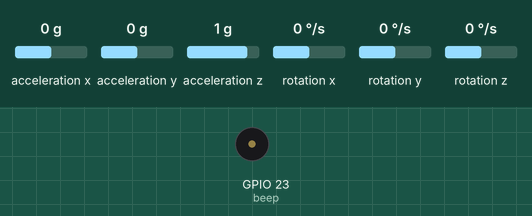
Recording of a sketch running on a simulated ESP32. On the bench: buzzer (waves = sounding, pin HIGH). Wiring (inferred from the names in the program): MPU-6050 motion sensor at I2C address 0x68. The inputs (shaded band) are chosen by the test bench; at power-on: acceleration x 0 g, acceleration y 0 g, acceleration z 1 g, rotation x 0 °/s, rotation y 0 °/s, rotation z 0 °/s. What the sketch prints to the serial monitor is not drawn.

Above: at 0.0 s.
At 9.4 s:
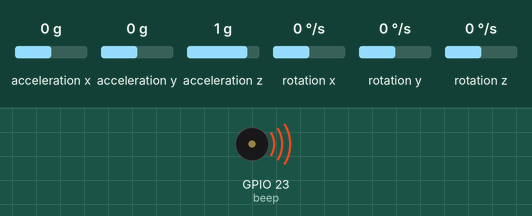
Timing chart, 0 to 11.4 s (numbered marks = the images above):
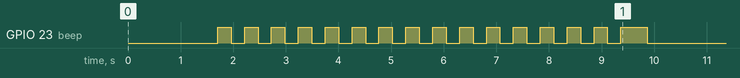

The sketch:

Main.ino
```cpp
#include <Arduino.h>
#include "functions.h"
#include "IMU.h"
#include "UART.h"

class Line {
  private:
    int16_t last_field_line_angle = 0;
    int16_t last_line_angle = 0;
    static constexpr int16_t AVOID_LINE_SPEED = 500;
    static constexpr int16_t BORDER_OVER_LINE = 130;

    bool over_line = false;

  public:
    int16_t serial_angle;

    int getFieldLineAngle(int16_t line_angle) {
      int16_t field_line_angle;
      if (line_angle == 400) {
        field_line_angle = over_line == true ? last_field_line_angle : 400; // もしラインを超えてたら、戻る
      }
      else if (line_angle == 500) {
        field_line_angle = last_field_line_angle; // last_field_line_angleが400の時は諦め
      }
      else {
        if (last_line_angle != 400 && last_line_angle != 500 && abs(angleDiff(line_angle, last_line_angle)) > BORDER_OVER_LINE) {  // もし中央を跨いだら
          over_line = over_line == true ? false : true; // 前との逆の値を入れる
        }

        field_line_angle = over_line == true ? line_angle : line_angle + 180;
        field_line_angle = wrap180(field_line_angle);
      }

      last_line_angle = line_angle;
      last_field_line_angle = field_line_angle;


      serial_angle = field_line_angle;  //////////////////////////////
      return field_line_angle;
    }

    Vector cancelV(int16_t field_line_angle, Vector cancel_v) {
      int16_t len_cancel_v = lenV(cancel_v, field_line_angle + 180);
      if (len_cancel_v > 0) { // field_line_angle側にベクトルがある時は正、ない時は負になる
        return makeV(field_line_angle, len_cancel_v);
      }
      else {
        return {0, 0};
      }
    }

    Vector lineV(int16_t line_angle, Vector cancel_v) {
      int16_t field_line_angle = getFieldLineAngle(line_angle);
      if (field_line_angle == 400) {
        return {0, 0};
      }
      else {
        Vector line_v = makeV(reverseAngle(field_line_angle), AVOID_LINE_SPEED);
        Vector canceled_v = cancelV(reverseAngle(field_line_angle), cancel_v);
        return addV(line_v, canceled_v);
      }
    }
};

class Ball {
  private:
    static constexpr int16_t BALL_SPEED = 500;

  public:
    Vector ballV(int16_t ball_angle) {
      Vector ball_v;

      if (ball_angle == 400) {
        ball_v = {0, 0};
      }
      else {
        ball_v = makeV(reverseAngle(ball_angle * 1.5), BALL_SPEED);
      }

      return ball_v;
    }
};

Line line;
Ball ball;

const int8_t beep = 23;

void setup() {
  pinMode(beep, OUTPUT);
  initIMU();
  initUART();
}

Vector main_v;
Vector last_lineV = makeV(0,200);
Vector keeperLineV(){
  float line_angle = data_sub.line_angle;
  float line_dis = data_sub.line_distance;
  Vector v;
  float Kp = 3.0f;
  float Power_linetrace;

  if(line_angle == 400){
    v = last_lineV;
  }
  else{
    Power_linetrace = line_dis * Kp;
    v = makeV(reverseAngle(line_angle),Power_linetrace);
    last_lineV = v;
  }

      //白線の中央にいる動き
  return v;
}
Vector straightDebugV(){
  Vector v;
  if(data_sub.line_angle == 400){
    v = makeV(reverseAngle(0), 700);
    return v;
  }
  else{
    v = makeV(reverseAngle(0), 0);
    return v;
  }
}

void loop() {
  IMU();
  UART();
  // delay(5);
  Vector ball_v = ball.ballV(data_sub.ball_angle);
  Vector line_v = line.lineV(data_sub.line_angle, ball_v);
  //main_v = addV(ball_v, line_v);
  //main_v = keeperLineV();
  main_v = straightDebugV();
}
```

IMU.h
```cpp
#ifndef IMU_H
#define IMU_H

#include <Wire.h>
#include <math.h>
// Core0で更新されるZ軸角度を他のファイルから参照可能に
extern volatile float angleZ; // angleZは右が-、左が+
// extern float dpsX, dpsY, dpsZ;


void initIMU();
void IMU();
float rotatePID(int mode, int target_angle);

#endif
```

IMU.ino
```cpp
#include <Wire.h>
#include <math.h>

// MPU6050 レジスタ定義
#define MPU6050_ADDR         0x68
#define MPU6050_SMPLRT_DIV   0x19
#define MPU6050_CONFIG       0x1A
#define MPU6050_GYRO_CONFIG  0x1B
#define MPU6050_ACCEL_CONFIG 0x1C
#define MPU6050_PWR_MGMT_1   0x6B
#define MPU6050_WHO_AM_I     0x75

// グローバル共有角度変数（volatileにして排他制御）
volatile float angleX = 0.0f;
volatile float angleY = 0.0f;
volatile float angleZ = 0.0f;

portMUX_TYPE mux = portMUX_INITIALIZER_UNLOCKED; // 排他制御用

TaskHandle_t mpuTaskHandle = NULL;

// MPU6050へ書き込み
void writeMPU6050(uint8_t reg, uint8_t data) {
  Wire.beginTransmission(MPU6050_ADDR);
  Wire.write(reg);
  Wire.write(data);
  Wire.endTransmission();
}

// MPU6050から1バイト読み込み
uint8_t readMPU6050(uint8_t reg) {
  Wire.beginTransmission(MPU6050_ADDR);
  Wire.write(reg);
  Wire.endTransmission(false);
  Wire.requestFrom(MPU6050_ADDR, (uint8_t)1, (bool)true);
  return Wire.read();
}

// MPU6050接続確認
// bool checkMPU6050() {
//   return (readMPU6050(MPU6050_WHO_AM_I) == 0x68);
// }
bool checkMPU6050() {
  uint8_t id = readMPU6050(MPU6050_WHO_AM_I);
  Serial.print("WHO_AM_I = 0x");
  Serial.println(id, HEX);
  return (id == 0x68 || id == 0x70);
}


float dpsX, dpsY, dpsZ;

// Core0で動くタスク：MPU6050読み取り＆角度計算
void mpuTask(void* parameter) {

  // キャリブレーション用オフセット変数
  double offsetX = 0.0, offsetY = 0.0, offsetZ = 0.0;
  double gyro_angle_x = 0.0, gyro_angle_y = 0.0, gyro_angle_z = 0.0;
  float acc_angle_x = 0.0f, acc_angle_y = 0.0f;

  unsigned long preMicros = micros();

  // キャリブレーション（3000回読み込み）
  Serial.println("MPU6050 Calibration Start");
  for (int i = 0; i < 3000; i++) {
    Wire.beginTransmission(MPU6050_ADDR);
    Wire.write(0x3B); // 加速度センサデータ開始レジスタ
    Wire.endTransmission(false);
    Wire.requestFrom(MPU6050_ADDR, (uint8_t)14, (bool)true);

    // 生データ読み込み
    int16_t raw_acc_x = Wire.read() << 8 | Wire.read();
    int16_t raw_acc_y = Wire.read() << 8 | Wire.read();
    int16_t raw_acc_z = Wire.read() << 8 | Wire.read();
    Wire.read(); Wire.read(); // 温度スキップ
    int16_t raw_gyro_x = Wire.read() << 8 | Wire.read();
    int16_t raw_gyro_y = Wire.read() << 8 | Wire.read();
    int16_t raw_gyro_z = Wire.read() << 8 | Wire.read();

    // ジャイロ角速度をdpsに変換（±500dpsレンジで65.5 LSB/dps）
    dpsX = ((float)raw_gyro_x) / 16.4;
    dpsY = ((float)raw_gyro_y) / 16.4;
    dpsZ = ((float)raw_gyro_z) / 16.4;

    offsetX += dpsX;
    offsetY += dpsY;
    offsetZ += dpsZ;

    if (i % 1000 == 0) Serial.print(".");
    vTaskDelay(1 / portTICK_PERIOD_MS); // 1ms待つ


    if ((i / 100) % 2 == 0) { ////////////////////////////////////////////////////////////////////////
      digitalWrite(beep, HIGH);
    }
    else {
      digitalWrite(beep, LOW);
    }

  }
  digitalWrite(beep, HIGH);///////////////////////////////////////////////////////////////////////////////////
  delay(500);
  digitalWrite(beep, LOW);  //////////////////////////////////////////////////////////////////////////////////

  offsetX /= 3000.0;
  offsetY /= 3000.0;
  offsetZ /= 3000.0;
  Serial.println(" Calibration done.");

  while (true) {
    // 14バイトのセンサデータをI2Cから読み込み
    Wire.beginTransmission(MPU6050_ADDR);
    Wire.write(0x3B);
    Wire.endTransmission(false);
    Wire.requestFrom(MPU6050_ADDR, (uint8_t)14, (bool)true);

    int16_t raw_acc_x = Wire.read() << 8 | Wire.read();
    int16_t raw_acc_y = Wire.read() << 8 | Wire.read();
    int16_t raw_acc_z = Wire.read() << 8 | Wire.read();
    Wire.read(); Wire.read(); // 温度スキップ
    int16_t raw_gyro_x = Wire.read() << 8 | Wire.read();
    int16_t raw_gyro_y = Wire.read() << 8 | Wire.read();
    int16_t raw_gyro_z = Wire.read() << 8 | Wire.read();

    // 加速度センサの値をGに変換
    float acc_x = (float)raw_acc_x / 16384.0f;
    float acc_y = (float)raw_acc_y / 16384.0f;
    float acc_z = (float)raw_acc_z / 16384.0f;

    // 加速度から角度計算
    acc_angle_y = atan2(acc_x, acc_z + fabs(acc_y)) * 180.0f / PI;
    acc_angle_x = atan2(acc_y, acc_z + fabs(acc_x)) * -180.0f / PI;

    // ジャイロ角速度をdpsに変換
    dpsX = (float)raw_gyro_x / 16.4f;
    dpsY = (float)raw_gyro_y / 16.4f;
    dpsZ = (float)raw_gyro_z / 16.4f;

    // 時間差計算
    unsigned long now = micros();
    float dt = (now - preMicros) / 1000000.0f;
    preMicros = now;

    // ジャイロ角度積分
    gyro_angle_x += (dpsX - offsetX) * dt;
    gyro_angle_y += (dpsY - offsetY) * dt;
    gyro_angle_z += (dpsZ - offsetZ) * dt;

    // 相補フィルタで角度融合
    float angle_x = 0.996f * gyro_angle_x + 0.004f * acc_angle_x;
    float angle_y = 0.996f * gyro_angle_y + 0.004f * acc_angle_y;
    float angle_z = gyro_angle_z;

    gyro_angle_x = angle_x;
    gyro_angle_y = angle_y;
    gyro_angle_z = angle_z;

    // 排他制御してグローバル変数更新
    portENTER_CRITICAL(&mux);
    angleX = angle_x;
    angleY = angle_y;
    angleZ = angle_z;  // =======================================================
    portEXIT_CRITICAL(&mux);

    vTaskDelay(10 / portTICK_PERIOD_MS); // 約100Hzで更新

    //////////////////////////////////////
    // // --- XY移動加速度の計算 ------------------------
    // // acc_x, acc_y, acc_z はすでにある

    // // ラジアンに変換
    // float radX = angleX * PI / 180.0f;
    // float radY = angleY * PI / 180.0f;
    // float radZ = angleZ * PI / 180.0f;

    // // 1. 重力成分（G）を姿勢角から計算
    // float gx = -sin(radY);
    // float gy =  sin(radX);
    // float gz =  cos(radX) * cos(radY);

    // // 2. 実加速度（重力を引いた値）
    // float ax_real = acc_x - gx;
    // float ay_real = acc_y - gy;
    // float az_real = acc_z - gz;

    // // 3. XY平面の加速度にする（必要ならZ軸回転）
    // float ax_world = ax_real * cos(radZ) - ay_real * sin(radZ);
    // float ay_world = ax_real * sin(radZ) + ay_real * cos(radZ);
    // Serial.print(ax_world * 100);
    // Serial.print(" : ");
    // Serial.println(ay_world * 100);
    // // --- ax_world, ay_world が「地面座標のXY加速度」 ---
  }
}

void initIMU() {
  // Serial.begin(115200);
  Wire.begin(21, 22, 400000); // SDA, SCL, 400kHz
  delay(500);
  // MPU6050初期化（電源管理レジスタのスリープ解除）
  writeMPU6050(MPU6050_GYRO_CONFIG, 0x18);   //±2000dps
  delay(100);
  writeMPU6050(MPU6050_PWR_MGMT_1, 0x00);  // スリープ解除
  delay(100);

  if (!checkMPU6050()) {
    Serial.println("MPU6050 not found!");
    while (1) delay(100);
  }

  // センサ設定
  writeMPU6050(MPU6050_SMPLRT_DIV, 0x00);    // サンプルレート設定（1kHz）
  writeMPU6050(MPU6050_CONFIG, 0x00);        // DLPF無効
  writeMPU6050(MPU6050_GYRO_CONFIG, 0x18);   // ジャイロ±500dps
  writeMPU6050(MPU6050_ACCEL_CONFIG, 0x00);  // 加速度±2g

  delay(1000);
  // Core0にMPU読み取り＋角度計算タスクを作成
  xTaskCreatePinnedToCore(
    mpuTask,           // タスク関数
    "MPU6050_Task",    // 名前
    4096,              // スタックサイズ（バイト）
    NULL,              // パラメータ
    1,                 // 優先度
    &mpuTaskHandle,    // タスクハンドル
    0                  // Core0に割り当て
  );
}

void IMU() {
  float localX, localY, localZ;
  portENTER_CRITICAL(&mux);
  localX = angleX;
  localY = angleY;
  localZ = angleZ;
  portEXIT_CRITICAL(&mux);

  // Serial.printf("AngleX: %.2f, AngleY: %.2f, AngleZ: %.2f\n", localX, localY, localZ);
  // delay(1);
}

float Kp = 10, Ki = 0.0, Kd = 0; //dは角速度をそのまま使用しているため、シビア P:4.5,  D:0.52
float prevError = 0;
unsigned long prevTime = 0;
float integral = 0;

float camera_Kp = 1.5, camera_Kd = 0; //dは角速度をそのまま使用しているため、シビア P:4.5,  D:0.52

float rotatePID(int mode, int target_angle) {
  float error;
  if (mode == 0) {
    error = -target_angle - angleZ;
    while(error < -180) error += 360;
    while(error > 180) error -= 360;
    //I
    integral += error;
    float scale = 1.0;
    if (abs(error) < 20)  scale = 0.5;

    float output = Kp * error + Ki * integral - Kd * dpsZ * scale;
    if (abs(output) < 10)  output = 0;
    return output;
  }
  else if (mode == 1) {
    error = target_angle;
    while(error < -180) error += 360;
    while(error > 180) error -= 360;
    //I
    integral += error;
    float scale = 1.0;
    if (abs(error) < 20)  scale = 0.5;

    float output = camera_Kp * error - camera_Kd * dpsZ * scale;
    if (abs(output) < 10)  output = 0;
    return -output;
  }
}
```

UART.h
```cpp
#ifndef UART_H
#define UART_H

//-----------------------------------------------------------------------------------------------
struct __attribute__((packed)) FromSub {  // attributeでパディング(データの途中になんか入る)のを禁止、sizeOf Tが壊れないようにするため
  int16_t ball_angle;
  int16_t ball_distance;
  int16_t line_angle;
  int16_t line_distance;
};

struct __attribute__((packed)) ToSub {
  int16_t ball_angle;
  int16_t ball_distance;
  int16_t line_angle;
};

struct __attribute__((packed)) FromHub {  // attributeでパディング(データの途中になんか入る)のを禁止、sizeOf Tが壊れないようにするため
  int16_t vx;
  int16_t vy;
  int16_t move_x;
  int16_t move_y;

  int16_t echo_0;
  int16_t echo_1;
  int16_t echo_2;
  int16_t echo_3;
  int16_t echo_4;
  int16_t echo_5;
  int16_t echo_6;
  int16_t echo_7;
};

struct __attribute__((packed)) ToHub {
  float vx;
  float vy;
  int16_t omega;
  int16_t content;
};
//-----------------------------------------------------------------------------------------------
// ==== utility ====

uint8_t calcChecksum(uint8_t* data, uint8_t len) {
  uint8_t sum = 0;
  for (int i = 0; i < len; i++) sum ^= data[i];
  return sum;
}

void flushUntilHeader(HardwareSerial *s) {  // ヘッダーがくるまでデータを破棄し続ける
  while (s->available()) {
    if (s->read() == 0xAA) break;
  }
}

// ==== sendUART ====
template <typename sendT>
void sendPacket(HardwareSerial &seri, const sendT &d) { // *ポインタ、ではなく&参照で安全に
  // static_assert(condition, "message"); 通信バイトが255バイトを超えるとコンパイルエラーでmessageを表示する
  static_assert(sizeof(sendT) <= 255, "Packet too large");

  const uint8_t* p = reinterpret_cast<const uint8_t*>(&d);  // Serial.writeに必要なunit8_t*の型に、reinterpret_castで変換する
  const uint8_t len = sizeof(sendT);

  uint8_t cs = len;  // checkSumにid、len、中身のデータをかける
  for (uint8_t i = 0; i < len; i++) {
    cs ^= p[i];
  }

  seri.write(0xAA); // 参照 、ポインタの場合はseri->write();
  seri.write(0x55);
  seri.write(len);
  seri.write(p, len);
  seri.write(cs);
}

// ==== readUART ====

enum ReadResult : uint8_t {
  READ_OK = 0,
  READ_NO_HEADER,
  READ_ID_MISMATCH,
  READ_LEN_MISMATCH,
  READ_NOT_ENOUGH_DATA,
  READ_CHECKSUM_ERROR,
  READ_INVALID_SERIAL
};

template <typename readT>
ReadResult readPacket(HardwareSerial &seri, readT &d) {

  enum State {
    WAIT_HEADER,
    WAIT_HEADER2,
    WAIT_LEN,
    WAIT_DATA,
    WAIT_CHECKSUM
  };

  static uint8_t buf[sizeof(readT)];
  static uint8_t idx = 0;
  static uint8_t len = 0;
  static State state = WAIT_HEADER;

  while (seri.available()) {
    // Serial.println(state);

    uint8_t c = seri.read();

    switch (state) {

      case WAIT_HEADER:
        if (c == 0xAA) state = WAIT_HEADER2;
        break;

      case WAIT_HEADER2:
        if (c == 0x55) {
          state = WAIT_LEN;
        } else if (c == 0xAA){  // 連続AAの場合はヘッダーの可能性があるのでHEADER2に移行
          state = WAIT_HEADER2;
        } else {
          state = WAIT_HEADER;
        }
        break;
      case WAIT_LEN:
        if (c == sizeof(readT)) {
          len = c;
          idx = 0;
          state = WAIT_DATA;
        } else {
          state = WAIT_HEADER;
          return READ_LEN_MISMATCH;
        }
        break;

      case WAIT_DATA:
        buf[idx++] = c;
        if (idx >= len) state = WAIT_CHECKSUM;
        break;

      case WAIT_CHECKSUM: {
        uint8_t cs = len;
        for (uint8_t i = 0; i < len; i++) {
          cs ^= buf[i];
        }

        state = WAIT_HEADER;

        if (cs == c) {
          memcpy(&d, buf, len);
          return READ_OK;
        } else {
          return READ_CHECKSUM_ERROR;
        }
      }
    }
  }

  return READ_NOT_ENOUGH_DATA;
}

// =============================================================

extern FromSub data_sub;
extern FromHub data_hub;

void initUART();
void UART();

#endif
```

UART.ino
```cpp
#include "UART.h"

ToHub to_hub;
FromHub from_hub;
FromHub data_hub;

FromSub from_sub;
FromSub data_sub;

void initUART() {
  Serial.begin(115200);
  Serial1.begin(230400, SERIAL_8N1, 16, 17);
  Serial2.begin(230400, SERIAL_8N1, 18, 19);
}

void UART() {
  if (readPacket(Serial2, from_sub) == READ_OK) {
    data_sub = from_sub;
    // Serial.println(data_sub.line_angle);
  }

  if (readPacket(Serial1, from_hub) == READ_OK) {
    data_hub = from_hub;
  }

  to_hub.vx = main_v.x;
  to_hub.vy = main_v.y;
  to_hub.omega = rotatePID(0, 0);
  to_hub.content = data_sub.line_distance;
  // to_hub.content = line.serial_angle;
  sendPacket(Serial1, to_hub);
}
```

functions.h
```cpp
struct Vector {
  float x;
  float y;
};

Vector makeV(float deg, float speed) {  //角度と速さからベクトルを作る
  Vector v;
  float rad = deg * M_PI / 180.0;
  v.x = cos(rad) * speed;
  v.y = sin(rad) * speed;
  return v;
}

// float getCom(Vector v, float deg) {
//   float rad = deg * PI / 180.0f;
//   return v.x * cos(rad) + v.y * sin(rad);
// }


Vector addV(Vector a, Vector b) {  //ベクトルの足し算
  Vector result;
  result.x = a.x + b.x;
  result.y = a.y + b.y;
  return result;
}

Vector assembleV(Vector a, Vector b, int16_t max_len) { // a > bの優先度
  float a_len = sqrt(a.x * a.x + a.y * a.y);

  float rest_len = max_len - a_len;

  float b_len = sqrt(b.x * b.x + b.y * b.y);


}

Vector normalizeV(Vector v) { // 正規化（単位ベクトル化）
  float len = sqrt(v.x * v.x + v.y * v.y);
  if (len == 0) return {0, 0};
  return { v.x / len, v.y / len };
}

Vector changeLenV(Vector v, int len_v) {  // 正規化（単位ベクトル化）
  float len = sqrt(v.x * v.x + v.y * v.y);
  if (len == 0) return {0, 0};
  return { v.x / len * len_v, v.y / len * len_v };
}

float lenV(Vector v, int deg) { // vのdeg方向のベクトルの大きさを調べる
  float rad = deg * PI / 180.0f;
  float dir_x = cos(rad);
  float dir_y = sin(rad);

  float result = v.x * dir_x + v.y * dir_y;
  return result;
}

int angleDiff(int a, int b) {
  int d = a - b;
  while (d > 180) d -= 360;
  while (d < -180) d += 360;
  return d;
}

// -180〜180 に正規化
float wrap180(float angle) {
  angle = fmod(angle + 180.0, 360.0);
  if (angle < 0) angle += 360.0;
  return angle - 180.0;
}

// 0〜360 に正規化
float wrap360(float angle) {
  angle = fmod(angle, 360.0);
  if (angle < 0) angle += 360.0;
  return angle;
}

// 元 → 変換後
float convertAngle(float theta) {
  return wrap180(90.0 - theta);
}

// 逆変換
float reverseAngle(float theta_p) {
  return wrap360(90.0 - theta_p);
}
```

Measured:
- by itself, GPIO 23 (beep): goes 15 × (HIGH 0.26 s, LOW 0.26 s), HIGH 0.50 s, then LOW
